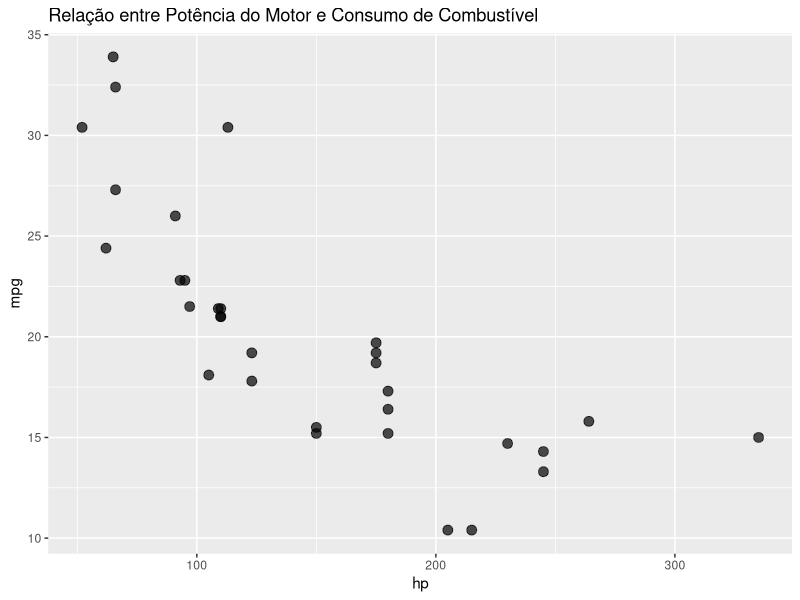

The R source for this figure:
#-------------------------------------------------------------------------------
# Aula 13: Aplicação de Testes de Hipótese
# Script 2: Correlação e Introdução à Regressão Linear
#-------------------------------------------------------------------------------

library(tidyverse)
data(mtcars)

# ---- 1. Teste de Correlação: Pearson vs. Spearman ----
#
# Pearson (Paramétrico): Mede a força da relação LINEAR.
#   - Premissas: Dados bivariados normais, relação linear. Sensível a outliers.
#
# Spearman (Não Paramétrico): Mede a força da relação MONOTÔNICA (se um sobe, o outro
#   sobe ou desce consistentemente, não necessariamente em linha reta).
#   - Premissas: Nenhuma sobre a distribuição. Robusto a outliers.

# Pergunta: Existe uma relação entre a potência (hp) e o consumo (mpg)?

# Passo 1: Visualize!
ggplot(mtcars, aes(x = hp, y = mpg)) +
  geom_point(size = 3, alpha = 0.7) +
  labs(title = "Relação entre Potência do Motor e Consumo de Combustível")
# A relação parece linear, mas vamos checar a normalidade por segurança.

# Passo 2: Checar normalidade das variáveis
shapiro.test(mtcars$hp)  # p = 0.04 (< 0.05 -> Não é estritamente normal)
shapiro.test(mtcars$mpg) # p = 0.12 (> 0.05 -> Normal)

# Conclusão da Premissa: Como uma das variáveis (`hp`) não segue uma distribuição normal,
# o teste de Spearman é a escolha mais segura e robusta. No entanto, na prática, muitos
# analistas usam Pearson se a relação visualmente parece linear e não há outliers extremos.
# Vamos rodar os dois para comparar.

# Teste de Pearson
cor.test(~ hp + mpg, data = mtcars, method = "pearson")
#cor.test(mtcars$hp, mtcars$mpg)
# cor = -0.776. Relação linear negativa forte.

# Teste de Spearman
cor.test(~ hp + mpg, data = mtcars, method = "spearman")
# rho = -0.89. Relação monotônica negativa muito forte.
# O resultado de Spearman é até mais forte, pois ele não é "prejudicado" pela
# leve não-linearidade que podemos observar no gráfico.

# ---- 2. Introdução à Regressão Linear Simples ----
# A regressão linear é uma técnica PARAMÉTRICA, conectada à correlação de Pearson.
# Ela tenta modelar a relação LINEAR entre as variáveis.

modelo_regressao <- lm(mpg ~ hp, data = mtcars)
summary(modelo_regressao)

# A interpretação do `summary(modelo_regressao)` continua a mesma:
# Coeficiente de hp: Para cada aumento de 1 hp, o consumo (mpg) diminui em média 0.068.
# Adjusted R-squared: 59% da variabilidade de `mpg` é explicada por `hp` neste modelo.

# Pergunta: Qual seria o consumo esperado de um carro com 200 hp?
novo_carro <- data.frame(hp = 200)

previsao_mpg <- predict(modelo_regressao, newdata = novo_carro)

print(previsao_mpg)
# Saída:
#        1
# 16.45285